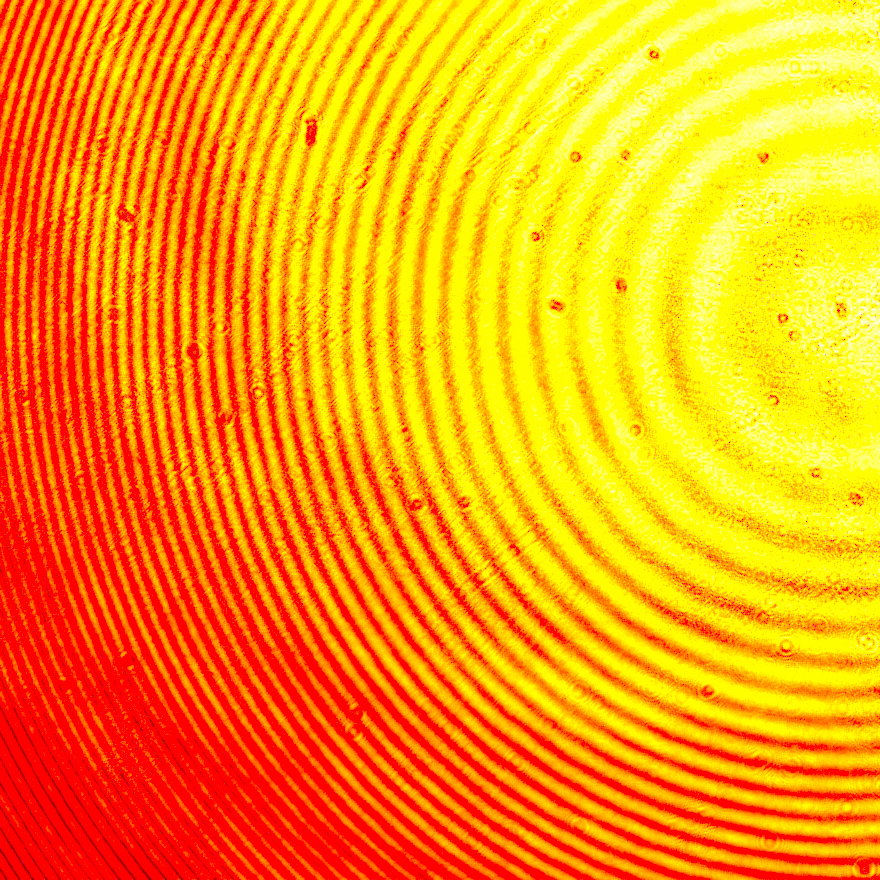
#> input picture data/raw/78 (1).bmp, 880 x 880 px; its folder holds only this picture in this run
$ python -i dataset.py   (imports and definitions only)
#> lines starting #> are read from the running program, lines starting #| are printed output that depends on the picture; after the words box and inside, x2 and y2 are one past the last pixel; in counts of white or black regions, pixels touching at a corner belong together
import os
import glob
import re
import numpy as np
import cv2
import torch
from torch.utils.data import Dataset

def fourier_region_recognition(I, min_area=30, margin=5.0):
    """
    Thuật toán nhận diện vùng tự động trên miền Fourier theo bài báo:
    'Automated Fourier space region-recognition filtering for off-axis digital holographic microscopy'

    Quy trình (đúng 100% theo paper):
      (1) Apply GTL (Otsu) to intensity of FFT hologram → binary image → regionprops.
      (2) Increase threshold by 1% of GTL, repeat until number of regions == 3.
      (3) Use box boundary data to get the right frequency component boundary as filtering window.
    """
    import scipy.ndimage as ndimage
    H, W = I.shape
    cx, cy = W // 2, H // 2

    # 1. Biến đổi Fourier và tính biên độ (RAW amplitude, KHÔNG dùng log)
    I_fft = np.fft.fftshift(np.fft.fft2(I))
    amp = np.abs(I_fft)

    # 2. Tính ngưỡng Otsu khởi đầu (GTL) trên RAW amplitude
    #    graythresh trong MATLAB hoạt động trên dữ liệu float trực tiếp.
    #    Ở đây ta tự implement Otsu trên float để tránh mất thông tin do uint8.
    amp_flat = amp.ravel()
    nbins = 256
    hist, bin_edges = np.histogram(amp_flat, bins=nbins)
    bin_centers = (bin_edges[:-1] + bin_edges[1:]) / 2.0

    total = hist.sum()
    sum_total = np.sum(bin_centers * hist)
    sum_bg = 0.0
    weight_bg = 0
    max_variance = 0.0
    best_threshold = bin_centers[0]

    for i in range(nbins):
        weight_bg += hist[i]
        if weight_bg == 0:
            continue
        weight_fg = total - weight_bg
        if weight_fg == 0:
            break
        sum_bg += bin_centers[i] * hist[i]
        mean_bg = sum_bg / weight_bg
        mean_fg = (sum_total - sum_bg) / weight_fg
        variance = weight_bg * weight_fg * (mean_bg - mean_fg) ** 2
        if variance > max_variance:
            max_variance = variance
            best_threshold = bin_centers[i]

    gtl = best_threshold

    T = gtl
    step = 0.01 * gtl
    max_iter = 200
    best_components = None
    num_labels_prev = 0
    step1_binary = None  # Lưu ảnh nhị phân bước 1 (tại ngưỡng GTL)

    # Kernel morphology
    kernel_close = cv2.getStructuringElement(cv2.MORPH_ELLIPSE, (11, 11))
    kernel_open = cv2.getStructuringElement(cv2.MORPH_ELLIPSE, (5, 5))

    # Hàm nội bộ: phân ngưỡng + morphology + regionprops
    def _threshold_and_regionprops(threshold):
        bw = (amp > threshold).astype(np.uint8) * 255
        contours, _ = cv2.findContours(bw, cv2.RETR_EXTERNAL, cv2.CHAIN_APPROX_SIMPLE)
        bw_area = np.zeros_like(bw)
        for cnt in contours:
            if cv2.contourArea(cnt) > min_area:
                cv2.drawContours(bw_area, [cnt], -1, 255, -1)
        bw_close = cv2.morphologyEx(bw_area, cv2.MORPH_CLOSE, kernel_close)
        contours_fill, _ = cv2.findContours(bw_close, cv2.RETR_EXTERNAL, cv2.CHAIN_APPROX_SIMPLE)
        bw_filled = np.zeros_like(bw_close)
        cv2.drawContours(bw_filled, contours_fill, -1, 255, -1)
        bw_open = cv2.morphologyEx(bw_filled, cv2.MORPH_OPEN, kernel_open)
        num_labels, labels, stats, centroids = cv2.connectedComponentsWithStats(bw_open)
        comps = []
        for label_idx in range(1, num_labels):
            area = stats[label_idx, cv2.CC_STAT_AREA]
            if area >= min_area:
                comps.append({
                    'centroid': centroids[label_idx].copy(),
                    'bbox': (stats[label_idx, cv2.CC_STAT_LEFT],
                             stats[label_idx, cv2.CC_STAT_TOP],
                             stats[label_idx, cv2.CC_STAT_WIDTH],
                             stats[label_idx, cv2.CC_STAT_HEIGHT]),
                    'area': int(area)
                })
        return bw_open, comps

    # BƯỚC 1: Ảnh nhị phân tại ngưỡng GTL ban đầu (lưu lại cho bước 3)
    step1_binary, step1_components = _threshold_and_regionprops(gtl)

    # BƯỚC 2: Tăng ngưỡng 1% GTL cho đến khi số vùng bằng 3
    for _ in range(max_iter):
        _, components = _threshold_and_regionprops(T)

        # Điều kiện dừng: đúng 3 vùng (DC, +1, -1)
        if len(components) == 3:
            best_components = components
            break
        elif len(components) == 2 and (best_components is None or num_labels_prev != 3):
            best_components = components
        elif len(components) == 1 and best_components is None:
            best_components = components

        num_labels_prev = len(components)
        T += step
        if T >= amp.max():
            break

    if best_components is None:
        best_components = components if len(components) > 0 else []

    # Phân loại từ bước 2: DC là vùng gần tâm hình học nhất
    if len(best_components) > 0:
        dc_comp = min(best_components, key=lambda c: (c['centroid'][0] - cx)**2 + (c['centroid'][1] - cy)**2)
        sidebands = [c for c in best_components if c is not dc_comp]
    else:
        sidebands = []

    if len(sidebands) > 0:
        # Chọn búp ở nửa NỬA TRÊN (centroid_y < cy)
        # Búp chính (+1 order) thường nằm ở nửa trên của phổ nếu góc nghiêng quay quanh trục
        top_sidebands = [c for c in sidebands if c['centroid'][1] < cy]
        if len(top_sidebands) > 0:
            target_comp = max(top_sidebands, key=lambda c: c['area'])
        else:
            target_comp = min(sidebands, key=lambda c: c['centroid'][1])

        # Centroid búp từ bước 2 (dùng để định vị)
        target_cx, target_cy = target_comp['centroid']

        # BƯỚC 3: Quay lại ảnh nhị phân bước 1 → tìm vùng chứa centroid búp +1
        #          → lấy bounding box LỚN từ bước 1 (đúng theo paper)
        best_step1_dist = float('inf')
        best_step1_comp = None
        for c in step1_components:
            d = np.sqrt((c['centroid'][0] - target_cx)**2 + (c['centroid'][1] - target_cy)**2)
            if d < best_step1_dist:
                best_step1_dist = d
                best_step1_comp = c

        if best_step1_comp is not None:
            left, top, w, h = best_step1_comp['bbox']
            px, py = best_step1_comp['centroid']
        else:
            left, top, w, h = target_comp['bbox']
            px, py = target_cx, target_cy

        rx = w / 2.0 + margin
        ry = h / 2.0 + margin
    else:
        # Fallback: nếu chỉ tìm được 1 vùng (DC), dùng peak search trên raw amp
        search_amp = amp.copy()
        # Xóa vùng DC
        y_coords = np.arange(H)
        x_coords = np.arange(W)
        X_grid, Y_grid = np.meshgrid(x_coords, y_coords)
        dist_from_dc = np.sqrt((X_grid - cx)**2 + (Y_grid - cy)**2)
        search_amp[dist_from_dc < 15] = 0
        # Chỉ tìm ở nửa TRÊN (ky < 0 tức là y < cy)
        search_amp[cy:, :] = 0
        max_idx = np.argmax(search_amp)
        py_peak, px_peak = np.unravel_index(max_idx, search_amp.shape)
        px, py = float(px_peak), float(py_peak)
        rx, ry = 20.0, 20.0

    # Tinh chỉnh sub-pixel bằng weighted centroid
    y_coords = np.arange(H)
    x_coords = np.arange(W)
    X, Y = np.meshgrid(x_coords, y_coords)

    local_r = 7
    local_mask = (np.sqrt((X - px)**2 + (Y - py)**2) <= local_r)
    weights = amp[local_mask]
    total_weight = np.sum(weights)

    if total_weight > 0:
        kx = float(np.sum(X[local_mask] * weights) / total_weight - cx)
        ky = float(np.sum(Y[local_mask] * weights) / total_weight - cy)
    else:
        kx = float(px - cx)
        ky = float(py - cy)

    return kx, ky, rx, ry


# [156 lines left out: functions estimate_carrier_frequency, estimate_filter_size, generate_synthetic_phase_cell, generate_hologram_pair_realistic, not called in this run]


class MultiAngleHologramDataset(Dataset):
    """
    Bộ dữ liệu PyTorch hỗ trợ đồng thời sinh dữ liệu mô phỏng tiệm cận thực nghiệm
    và đọc ảnh thực tế (.bmp, .tif, .png) có tự động ước lượng sóng mang.
    """
    # [60 lines left out: functions __init__, _find_real_groups, not called in this run]

    def __len__(self):
        return self.num_samples

    # [125 lines left out: function __getitem__, not called in this run]

# [9 lines not run here, left out]

>>> import cv2
>>> picture = cv2.imread('../data/raw/78 (1).bmp', cv2.IMREAD_GRAYSCALE)
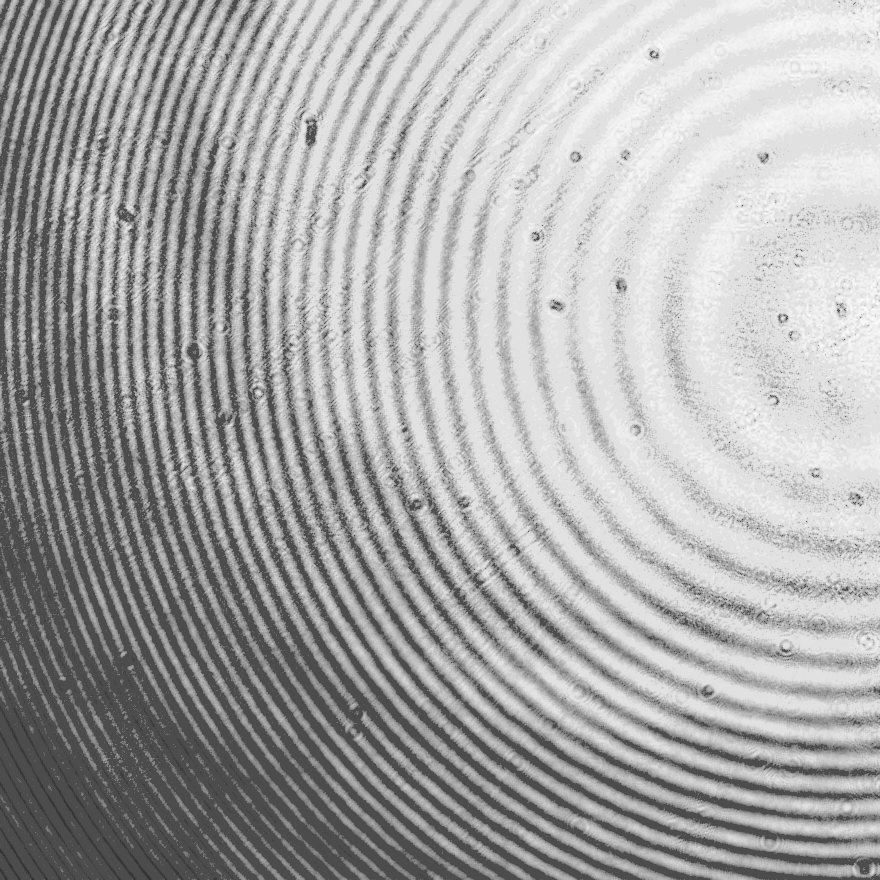
#> picture: shape (880, 880); min 40, max 254, mean 168.9
>>> result = fourier_region_recognition(picture)
#> in fourier_region_recognition, `hist, bin_edges = np.histogram(amp_flat, bins=nbins)`: hist = 256 values, max 774237 at index 0, min 0 at index 9, mean 3025; bin_edges = 257 values from 6.91 to 130822048
#> in fourier_region_recognition, `bin_centers = (bin_edges[:-1] + bin_edges[1:]) / 2.0`: bin_centers = 256 values from 255518.7 to 130566536.2
#> in fourier_region_recognition, `total = hist.sum()`: total = 774400
#> in fourier_region_recognition, `sum_total = np.sum(bin_centers * hist)`: sum_total = 1.98e+11
#> in fourier_region_recognition, `best_threshold = bin_centers[0]`: best_threshold = 255518.7
#> the loop in fourier_region_recognition, `for i in range(nbins):` made 256 passes
#> (weight_bg, weight_fg, mean_bg, mean_fg, max_variance, best_threshold) on passes 1 to 8: (774237, 163, 255518.7, 2377991, 5.69e+20, 255518.7), (774349, 51, 255592.6, 5916858.6, 1.27e+21, 766542.3), (774365, 35, 255613.7, 8037678.1, 1.64e+21, 1277565.9), (774375, 25, 255633.5, 10537313.5, 2.05e+21, 1788589.5), (774379, 21, 255644.1, 12106399.3, 2.28e+21, 2299613.1), (774381, 19, 255650.7, 13084900.6, 2.42e+21, 2810636.7), (774387, 13, 255674.4, 17591011.5, 3.03e+21, 3321660.3), (774389, 11, 255683.7, 20092525.6, 3.35e+21, 3832683.9)
#> after the loop in fourier_region_recognition, `for i in range(nbins):`: best_threshold = 16097250.2; max_variance = 1.31e+22; sum_bg = 1.98e+11; weight_bg = 774400
#> in fourier_region_recognition, `gtl = best_threshold`: gtl = 16097250.2
#> in fourier_region_recognition, `step = 0.01 * gtl`: step = 160972.5
#> in _threshold_and_regionprops, `bw = (amp > threshold).astype(np.uint8) * 255`:
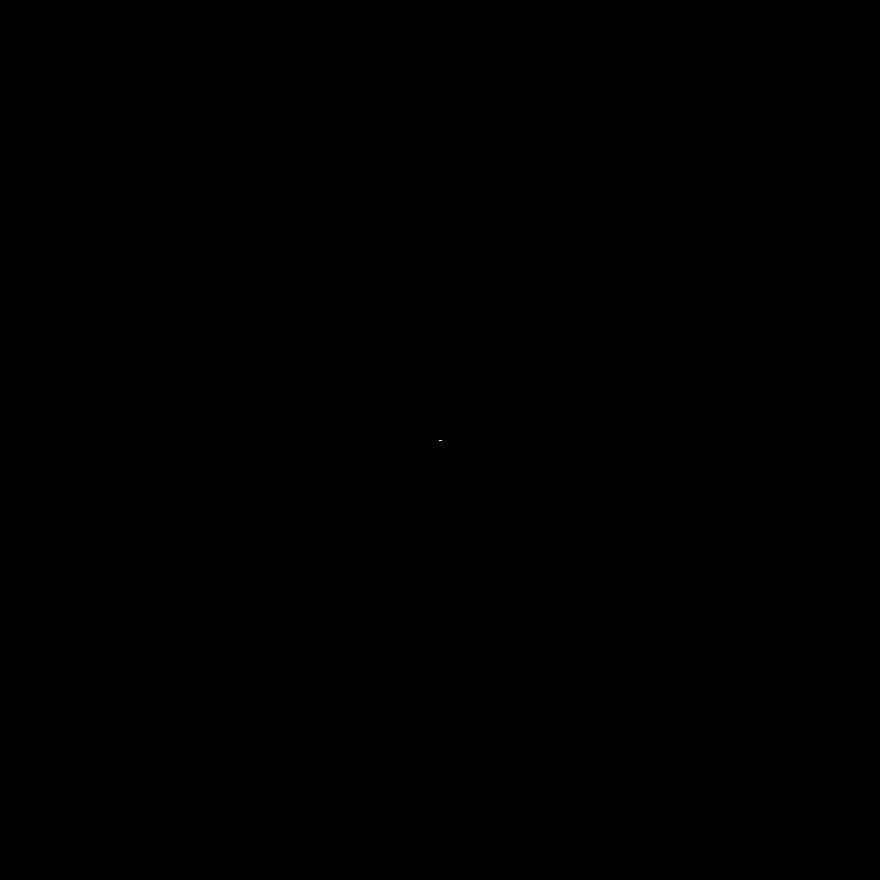
#> bw: shape (880, 880); 0% white in thin lines or dots, all inside (x1, y1, x2, y2) = (439, 440, 442, 441)
#> in _threshold_and_regionprops, `contours, _ = cv2.findContours(bw, cv2.RETR_EXTERNAL, cv2.CHAIN_APPROX..`: contours = [[[439, 440], [441, 440]]]
#> the loop in _threshold_and_regionprops, `for cnt in contours:` made 1 pass
#> cnt on pass 1: [[439, 440], [441, 440]]
#> in _threshold_and_regionprops, `contours_fill, _ = cv2.findContours(bw_close, cv2.RETR_EXTERNAL, cv2.C..`: contours_fill = []
#> in _threshold_and_regionprops, `num_labels, labels, stats, centroids = cv2.connectedComponentsWithStat..`: num_labels = 1; stats = [[0, 0, 880, 880, 774400]]; centroids = [[439.5, 439.5]]
#> after the loop in _threshold_and_regionprops, `for label_idx in range(1, num_labels):`: comps = []
#> the loop in fourier_region_recognition, `for _ in range(max_iter):` made 200 passes
#> (contours in _threshold_and_regionprops, T) on passes 1 to 3: ([[[439, 440], [441, 440]]], 16258222.7), ([[[439, 440], [441, 440]]], 16419195.3), ([[[440, 440]]], 16580167.8)
#> in fourier_region_recognition, `search_amp[dist_from_dc < 15] = 0`:
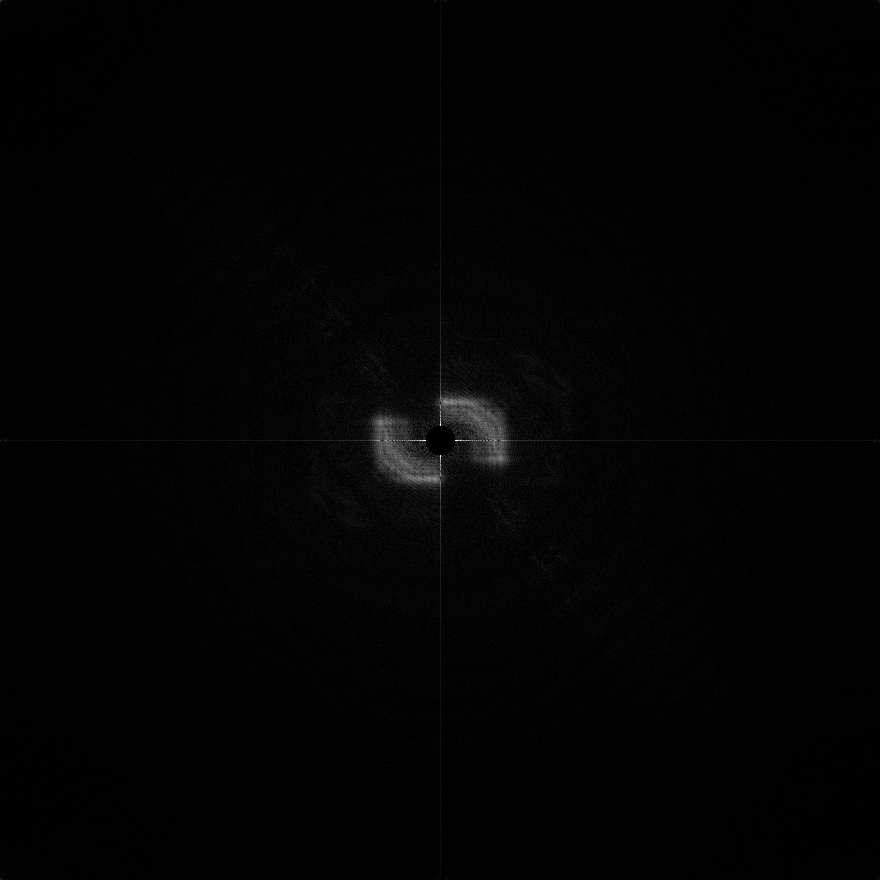
#> search_amp: shape (880, 880) float64; min 0, max 926419.7, mean 11501.8; drawn with min black and max white

$ run again, on data/raw/78 (3).bmp
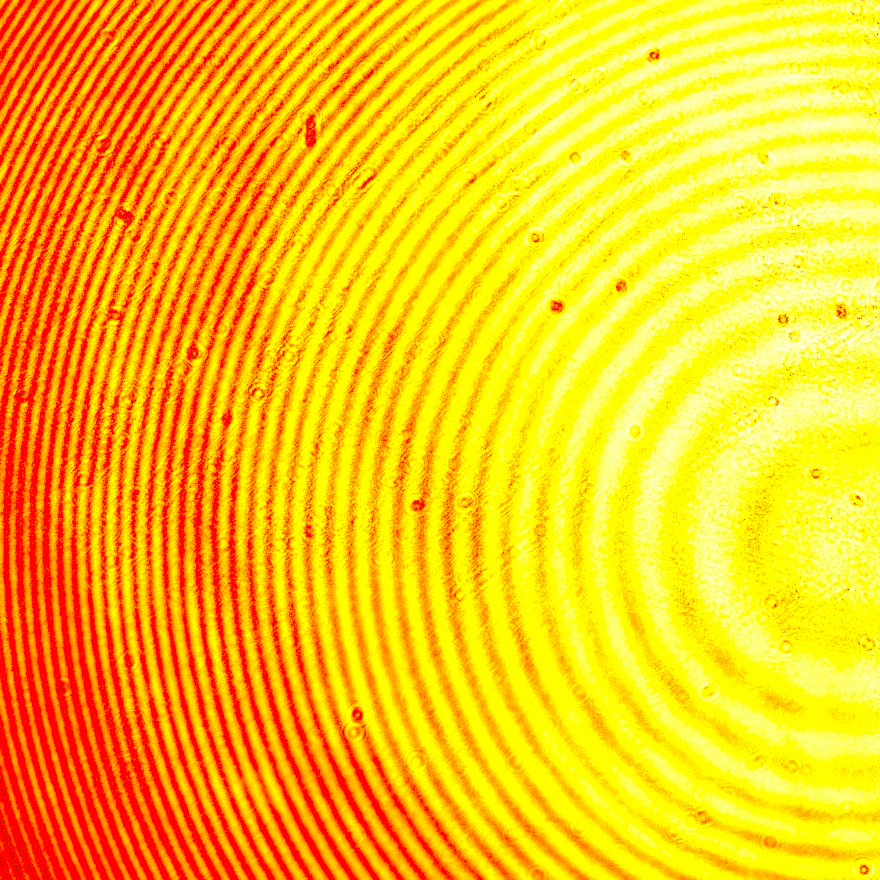
#> input picture data/raw/78 (3).bmp, 880 x 880 px
#> `picture = cv2.imread('../data/raw/78 (1).bmp', cv2.IMREAD_GRAYSCALE)`:
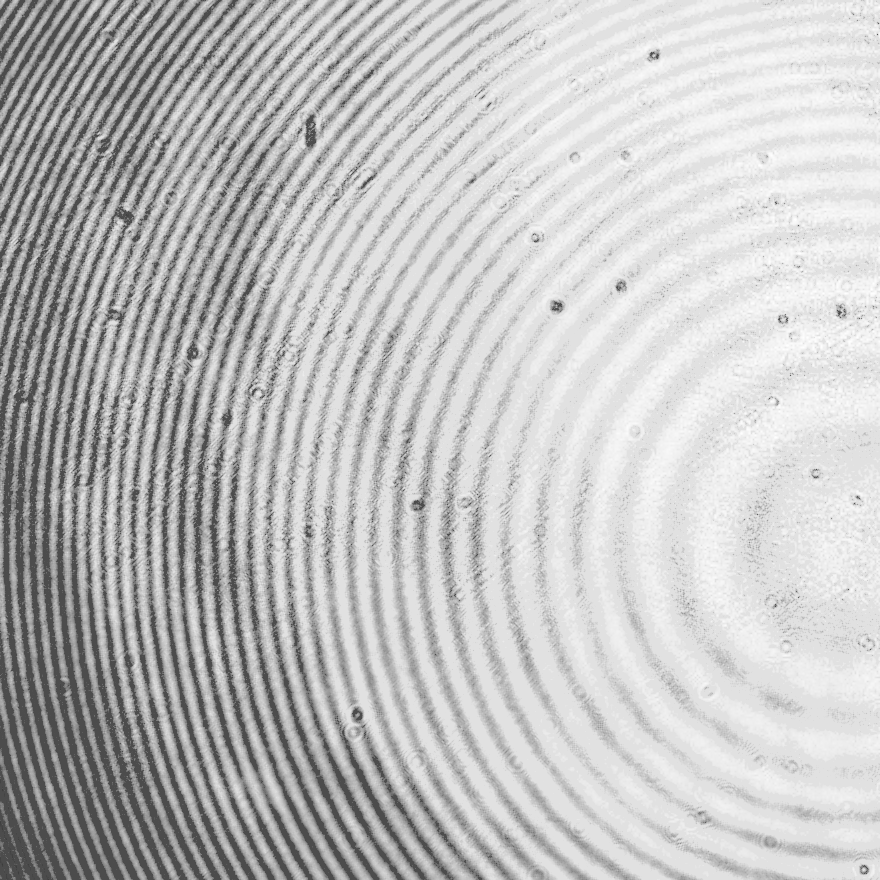
#> picture: shape (880, 880); min 59, max 254, mean 192.5
#> hist = 256 values, max 774297 at index 0, min 0 at index 8, mean 3025; bin_edges = 257 values from 5.49 to 149097981
#> bin_centers = 256 values from 291212.5 to 148806774
#> total = 774400
#> sum_total = 2.26e+11
#> in fourier_region_recognition, `best_threshold = bin_centers[0]`: best_threshold = 291212.5
#> the loop in fourier_region_recognition, `for i in range(nbins):` made 256 passes
#> (weight_bg, weight_fg, sum_bg, mean_bg, mean_fg, max_variance, best_threshold) on passes 1 to 6: (774297, 103, 2.25e+11, 291212.5, 3101501.2, 6.3e+20, 291212.5), (774371, 29, 2.26e+11, 291268.1, 8786423.1, 1.62e+21, 873626.4), (774379, 21, 2.26e+11, 291280.2, 11578949.8, 2.07e+21, 1456040.4), (774385, 15, 2.26e+11, 291293.7, 15395148, 2.65e+21, 2038454.4), (774387, 13, 2.26e+11, 291299.7, 17360421.8, 2.93e+21, 2620868.3), (774389, 11, 2.26e+11, 291307.2, 19934447.2, 3.29e+21, 3203282.3)
#> after the loop in fourier_region_recognition, `for i in range(nbins):`: best_threshold = 16598803.5; max_variance = 1.71e+22; sum_bg = 2.26e+11; weight_bg = 774400
#> gtl = 16598803.5
#> step = 165988
#> bw: shape (880, 880); 0% white in thin lines or dots, all inside (x1, y1, x2, y2) = (440, 440, 441, 441)
#> contours = [[[440, 440]]]
#> the loop in _threshold_and_regionprops, `for cnt in contours:` made 1 pass
#> contours_fill = []
#> labels: shape (880, 880) int32; every value is 0
#> num_labels = 1; stats = [[0, 0, 880, 880, 774400]]; centroids = [[439.5, 439.5]]
#> after the loop in _threshold_and_regionprops, `for label_idx in range(1, num_labels):`: comps = []
#> the loop in fourier_region_recognition, `for _ in range(max_iter):` made 200 passes
#> T on passes 1 to 3: 16764791.6, 16930779.6, 17096767.7
#> in fourier_region_recognition, `search_amp[dist_from_dc < 15] = 0`:
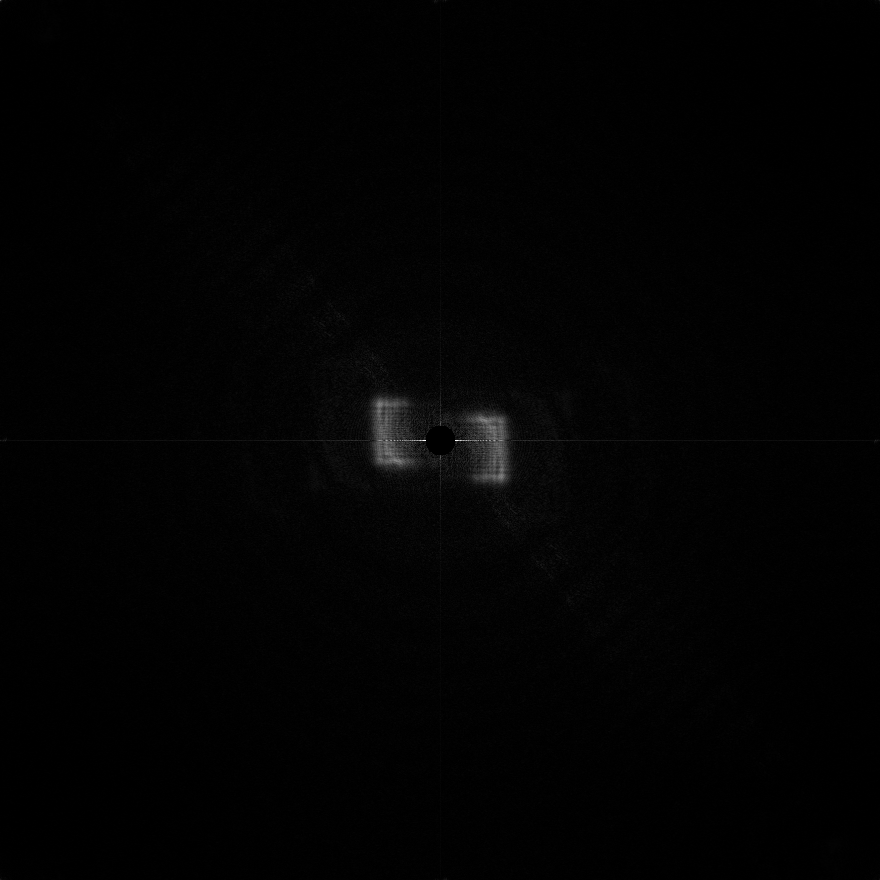
#> search_amp: shape (880, 880) float64; min 0, max 940179.7, mean 10315; drawn with min black and max white
#> local_mask: shape (880, 880) bool; 0.02% white; 1 white region, box (x1, y1, x2, y2) and area: (479, 413, 494, 428) 149
